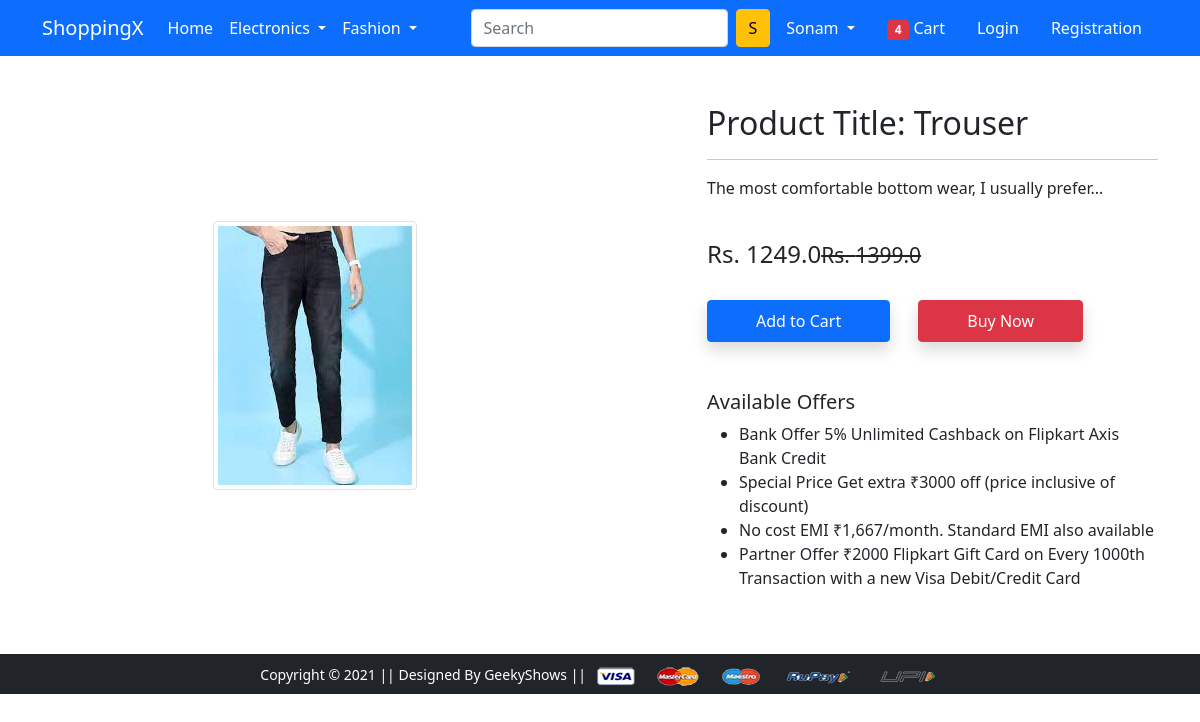
/product-detail/6, run on the app's committed database.
### app/models.py (models this page shows)
class Product(models.Model):
    title = models.CharField( max_length=100)
    selling_price = models.FloatField()
    discounted_price = models.FloatField()
    description = models.TextField()
    brand = models.CharField( max_length=100)
    category = models.CharField(max_length=2,choices = Category_choices)
    product_image = models.ImageField( upload_to='producting', height_field=None, width_field=None, max_length=None)

### app/views.py (the view)
# urls.py: path('product-detail/<int:pk>', views.ProductDetailView.as_view(), name='product-detail'),
class ProductDetailView(View):
 def get(self , request, pk):
  product = Product.objects.get(pk=pk)
  return render(request, 'app/productdetail.html', {'product':product})

### app/templates/app/productdetail.html (shortened to what this page needs)
{% extends 'app/base.html' %}
{% load static %}
{% block main-content %}
<div class="container my-5">
 <div class="row">
  <div class="col-sm-6 text-center align-self-center">
   <img src="{{product.product_image.url}}" alt="" class="img-fluid img-thumbnail">
  </div>
  <div class="col-sm-5 offset-sm-1">
   <h2>Product Title: {{product.title}}</h2>
   <hr>
   <p>{{product.description}}</p> <br>
   <h4>Rs. {{product.discounted_price}}<small class="fw-light text-decoration-line-through">Rs. {{product.selling_price}}</small></h4> <br>
   <a href="{% url 'add-to-cart' %}" class="btn btn-primary shadow px-5 py-2">Add to Cart</a>
   <a href="{% url 'buy-now' %}" class="btn btn-danger shadow px-5 py-2 ms-4">Buy Now</a>
   <h5 class="mt-5">Available Offers</h5>
   <ul>
    <li>Bank Offer 5% Unlimited Cashback on Flipkart Axis Bank Credit</li>
    <li>Special Price Get extra ₹3000 off (price inclusive of discount)</li>
    <li>No cost EMI ₹1,667/month. Standard EMI also available</li>
    <li>Partner Offer ₹2000 Flipkart Gift Card on Every 1000th Transaction with a new Visa Debit/Credit Card</li>
   </ul>
  </div>
 </div>
</div>
{% endblock main-content %}

### data on the page
Product: product_image (picture), title "Trouser", description "The most comfortable bottom wear, I usually prefer...", discounted_price "1249.0", selling_price "1399.0"
